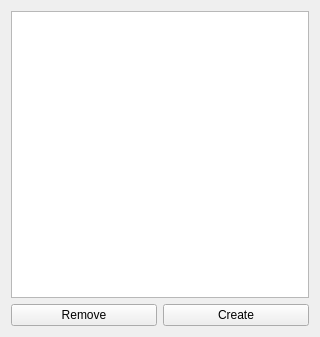
<?xml version="1.0" encoding="UTF-8"?>
<ui version="4.0">
 <class>BookRegister</class>
 <widget class="QWidget" name="BookRegister">
  <property name="geometry">
   <rect>
    <x>0</x>
    <y>0</y>
    <width>320</width>
    <height>337</height>
   </rect>
  </property>
  <property name="windowTitle">
   <string>Form</string>
  </property>
  <layout class="QVBoxLayout" name="verticalLayout">
   <item>
    <widget class="QListView" name="listView"/>
   </item>
   <item>
    <layout class="QHBoxLayout" name="horizontalLayout">
     <item>
      <widget class="QPushButton" name="buttonRemove">
       <property name="text">
        <string>Remove</string>
       </property>
      </widget>
     </item>
     <item>
      <widget class="QPushButton" name="buttonCreate">
       <property name="text">
        <string>Create</string>
       </property>
      </widget>
     </item>
    </layout>
   </item>
  </layout>
 </widget>
 <resources/>
 <connections/>
</ui>
